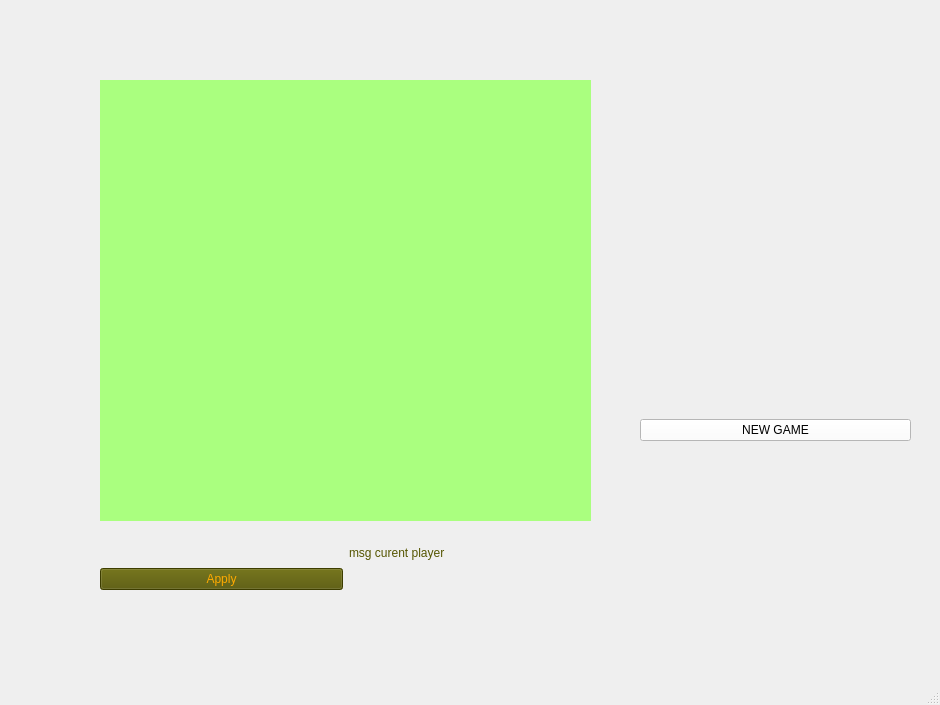
<?xml version="1.0" encoding="UTF-8"?>
<ui version="4.0">
 <class>MainWindow</class>
 <widget class="QMainWindow" name="MainWindow">
  <property name="geometry">
   <rect>
    <x>0</x>
    <y>0</y>
    <width>940</width>
    <height>705</height>
   </rect>
  </property>
  <property name="windowTitle">
   <string>MainWindow</string>
  </property>
  <widget class="QWidget" name="centralwidget">
   <widget class="QWidget" name="gridWidget" native="true">
    <property name="geometry">
     <rect>
      <x>100</x>
      <y>80</y>
      <width>491</width>
      <height>441</height>
     </rect>
    </property>
    <property name="styleSheet">
     <string notr="true">background-color: rgb(170, 255, 127);</string>
    </property>
    <layout class="QGridLayout" name="gridLayout"/>
   </widget>
   <widget class="QWidget" name="gridLayoutWidget_2">
    <property name="geometry">
     <rect>
      <x>640</x>
      <y>80</y>
      <width>271</width>
      <height>361</height>
     </rect>
    </property>
    <layout class="QGridLayout" name="gridOptions">
     <item row="4" column="0">
      <widget class="QPushButton" name="newGame">
       <property name="enabled">
        <bool>true</bool>
       </property>
       <property name="styleSheet">
        <string notr="true">border-color: rgb(255, 0, 4);
color: rgb(0, 0, 0);
background-color: rgb(255, 255, 255);
font: 9pt &quot;Algerian&quot;;
selection-background-color: qradialgradient(spread:repeat, cx:0.5, cy:0.5, radius:0.077, fx:0.5, fy:0.5, stop:0 rgba(0, 169, 255, 147), stop:0.497326 rgba(0, 0, 0, 147), stop:1 rgba(0, 169, 255, 147));</string>
       </property>
       <property name="text">
        <string>NEW GAME</string>
       </property>
      </widget>
     </item>
     <item row="3" column="0">
      <widget class="QLabel" name="listButtonHere">
       <property name="font">
        <font>
         <family>SimSun</family>
         <pointsize>14</pointsize>
         <italic>false</italic>
         <bold>false</bold>
        </font>
       </property>
       <property name="styleSheet">
        <string notr="true">font: 14pt &quot;SimSun&quot;;</string>
       </property>
       <property name="text">
        <string/>
       </property>
      </widget>
     </item>
     <item row="1" column="0">
      <widget class="QLabel" name="labelRed">
       <property name="font">
        <font>
         <family>Kristen ITC</family>
         <pointsize>12</pointsize>
        </font>
       </property>
       <property name="text">
        <string/>
       </property>
      </widget>
     </item>
     <item row="0" column="0">
      <widget class="QLabel" name="labelBlack">
       <property name="font">
        <font>
         <family>Kristen ITC</family>
         <pointsize>12</pointsize>
         <italic>false</italic>
         <bold>false</bold>
        </font>
       </property>
       <property name="text">
        <string/>
       </property>
      </widget>
     </item>
    </layout>
   </widget>
   <widget class="QWidget" name="horizontalLayoutWidget">
    <property name="geometry">
     <rect>
      <x>100</x>
      <y>529</y>
      <width>491</width>
      <height>101</height>
     </rect>
    </property>
    <layout class="QHBoxLayout" name="movesLayout">
     <item>
      <widget class="QPushButton" name="play">
       <property name="styleSheet">
        <string notr="true">color:rgb(255, 170, 0);
background-color: rgb(85, 85, 0);
font: 14pt &quot;Viner Hand ITC&quot;;</string>
       </property>
       <property name="text">
        <string>Apply</string>
       </property>
      </widget>
     </item>
     <item>
      <layout class="QVBoxLayout" name="verticalLayout">
       <item>
        <widget class="QLabel" name="labelMessage">
         <property name="autoFillBackground">
          <bool>false</bool>
         </property>
         <property name="styleSheet">
          <string notr="true">color: rgb(85, 85, 0);
font: 700 italic 14pt &quot;Sitka Display&quot;;</string>
         </property>
         <property name="text">
          <string>msg curent player</string>
         </property>
        </widget>
       </item>
       <item>
        <widget class="QLabel" name="labelWinner">
         <property name="styleSheet">
          <string notr="true">font: italic 12pt &quot;Segoe UI&quot;;
color: rgb(255, 255, 0);</string>
         </property>
         <property name="text">
          <string/>
         </property>
        </widget>
       </item>
      </layout>
     </item>
    </layout>
   </widget>
  </widget>
  <widget class="QMenuBar" name="menubar">
   <property name="geometry">
    <rect>
     <x>0</x>
     <y>0</y>
     <width>940</width>
     <height>21</height>
    </rect>
   </property>
  </widget>
  <widget class="QStatusBar" name="statusbar"/>
 </widget>
 <resources/>
 <connections/>
</ui>
